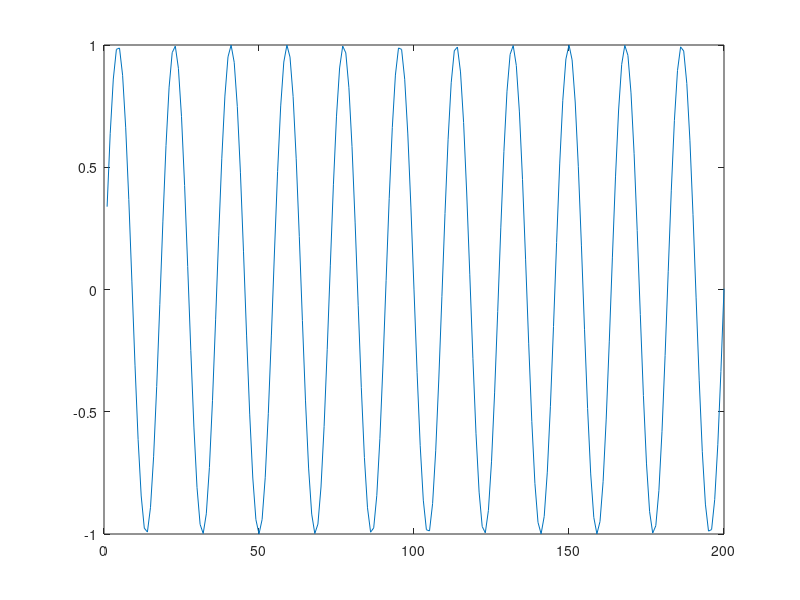

MATLAB code for this plot:
%octave matlab
clearvars
N = 1:200;
a = 11*((2*pi)/length(N));
temp = 0;
sig = 1:200;
arg = 0;

for i = (1:length(N))
  arg = arg + a;
  temp = arg;
  m = 0;
  while(temp > 0.03125)
    temp = temp/2;
    m++;
  end
  if(m == 0)
    sig(i) = temp;
    continue;
  endif
  cosa = 1-((temp^2)/2);
  sina = temp;
  for cnt = 1:m
    sin2a = 2*sina*cosa;
    cos2a = 1-2*(sina^2);
    sina  = sin2a;
    cosa  = cos2a;
  end
  sig(i) = sina;
end
plot(N, sig);
